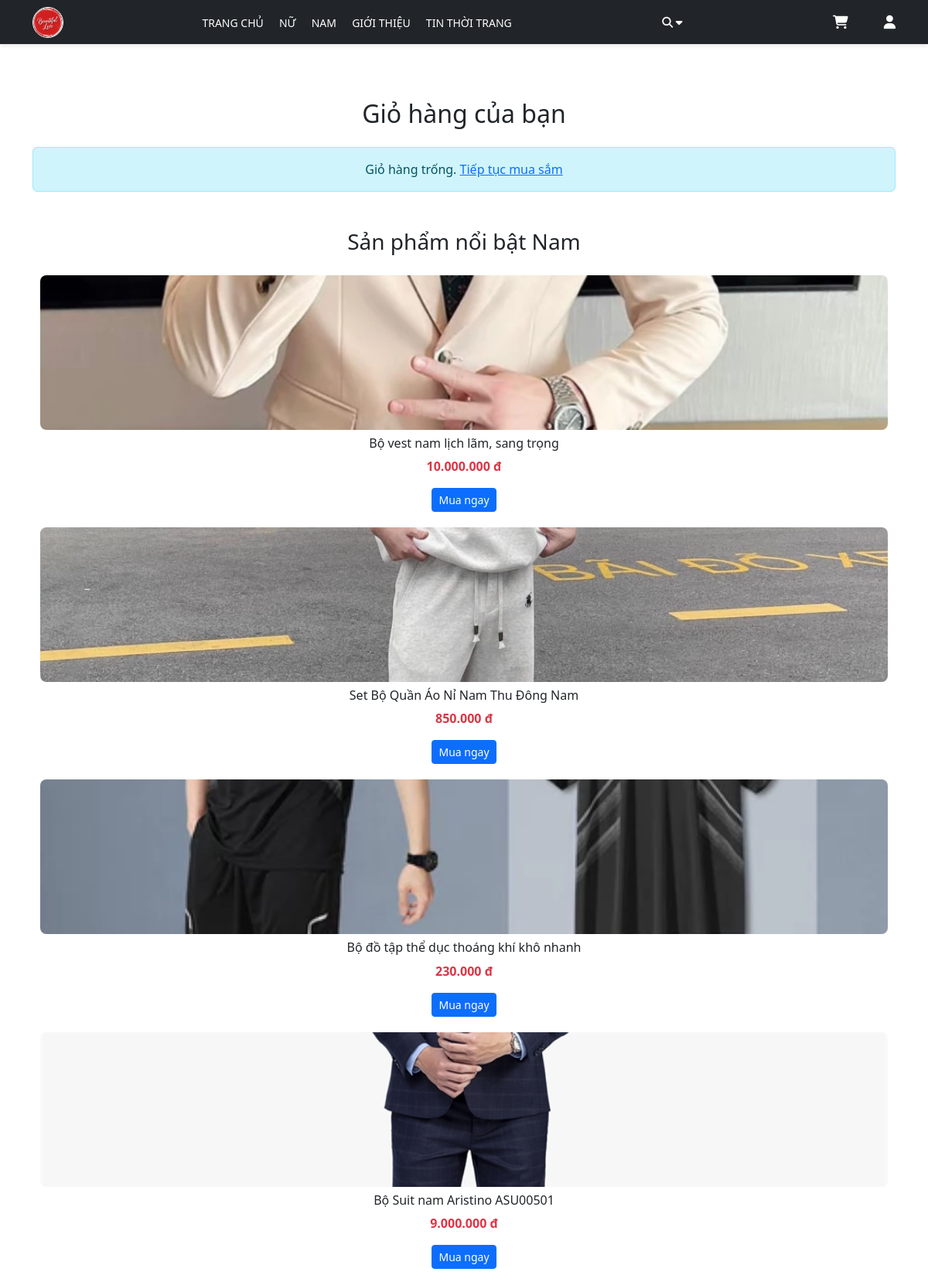
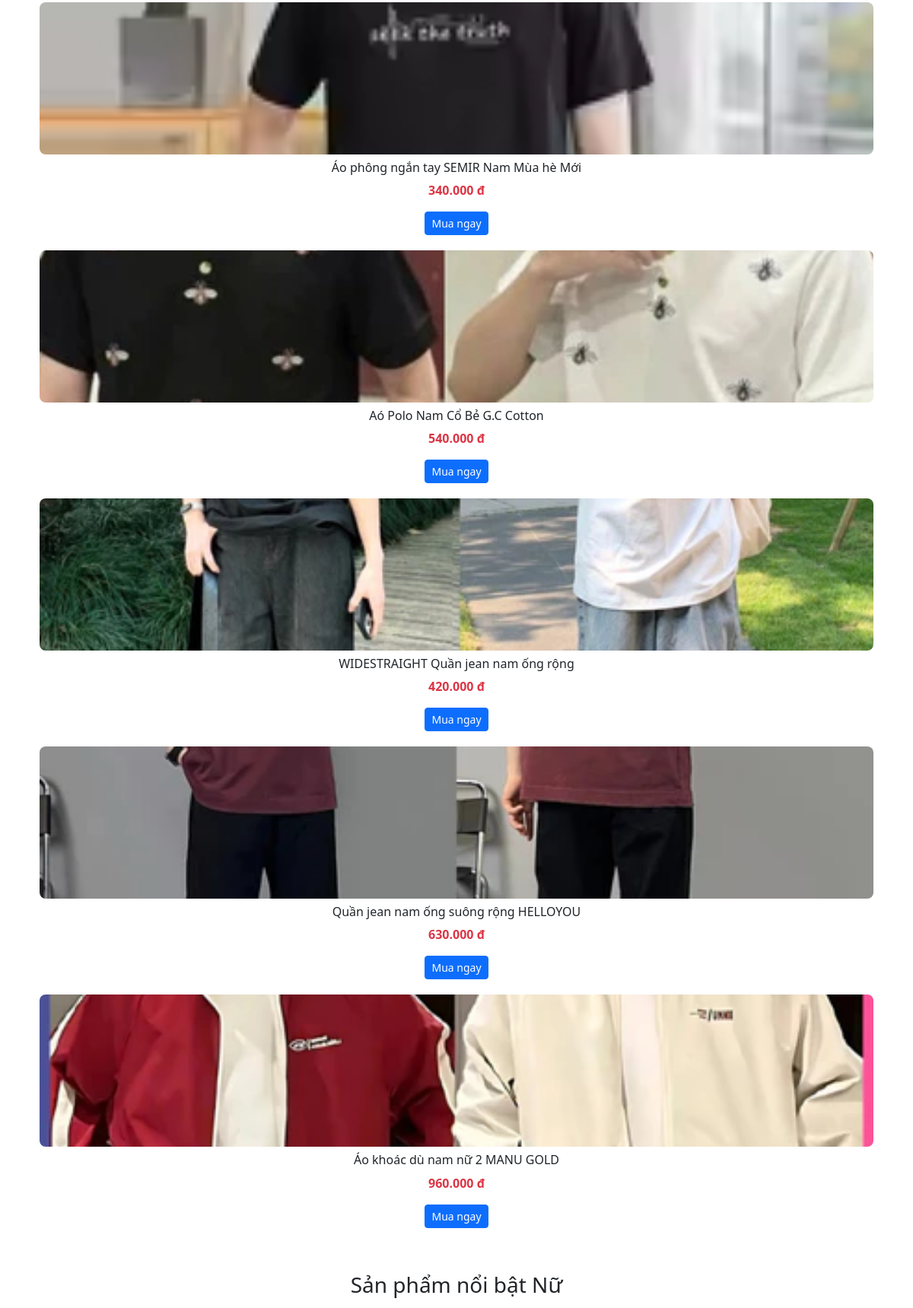
The page /category/cart.php (upper part) on the database its author committed (2 pictures, top to bottom).
### tables this page shows
CREATE TABLE `pd_boy` (
  `img_id` int(11) NOT NULL,
  `img_name` varchar(255) NOT NULL,
  `img_url` varchar(255) NOT NULL,
  `img_price` int(255) NOT NULL,
  `img_caption` text NOT NULL,
  `img_product` int(11) NOT NULL,
  `img_status` enum('good','not') NOT NULL
);

### category/cart.php (the view, shortened to what this page needs)
<?php
include 'connect.php';
?>
<!DOCTYPE html>
<html lang="vi">
<head>
    <link rel="stylesheet" href="https://cdnjs.cloudflare.com/ajax/libs/font-awesome/6.5.2/css/all.min.css">
    <link rel="stylesheet" href="https://cdn.jsdelivr.net/npm/bootstrap@5.3.0/dist/css/bootstrap.min.css">
    <link rel="stylesheet" href="https://cdn.jsdelivr.net/npm/bootstrap-icons@1.11.3/font/bootstrap-icons.css">
    <link rel="stylesheet" href="https://cdn.jsdelivr.net/npm/swiper@9/swiper-bundle.min.css"/>
</head>
<body>
<?php include 'header.php'; ?>
<main style="padding-top: 80px;">
<div class="container mt-5">
    <h2 class="text-center mb-4">Giỏ hàng của bạn</h2>
    <?php if(empty($_SESSION['cart'])): ?>
        <div class="alert alert-info text-center">
            Giỏ hàng trống. <a href="index.php">Tiếp tục mua sắm</a>
        </div>
    <?php endif; ?>
    <h3 class="mb-3 text-center mt-5">Sản phẩm nổi bật Nam</h3>
    <div class="swiper mySwiperMale">
        <div class="swiper-wrapper">
            <?php
            $sql_male = "SELECT * FROM pd_boy WHERE img_status=1";
            $res_male = $conn->query($sql_male);
            if ($res_male && $res_male->num_rows > 0) {
                while($product = $res_male->fetch_assoc()) {
                    echo '<div class="swiper-slide">';
                    echo '<div class="product-hover">';
                    echo '<img src="'.$product['img_url'].'" class="img-fluid mb-2">';
                    echo '<h6>'.htmlspecialchars($product['img_name']).'</h6>';
                    echo '<p class="text-danger"><strong>'.number_format($product['img_price'],0,",",".").' đ</strong></p>';
                    echo '<a href="pay.php?id='.$product['img_id'].'&table=pd_boy" class="btn btn-primary btn-sm">Mua ngay</a>';
                    echo '</div></div>';
                }
            }
            ?>
        </div>
    </div>
    <h3 class="mb-3 text-center mt-5">Sản phẩm nổi bật Nữ</h3>
</div>
</main>
</body>
</html>

### category/cart.php (style rules this page uses)
.product-hover { transition: transform 0.3s, box-shadow 0.3s; border-radius: 8px; background: #fff; padding: 10px; }
.swiper-slide { text-align: center; }
.swiper-slide img { width: 100%; height: 200px; object-fit: cover; border-radius: 8px; }

### rows shown on the page
pd_boy: img_url (picture), img_name "Bộ vest nam lịch lãm, sang trọng", img_price "10.000.000"
pd_boy: img_url (picture), img_name "Set Bộ Quần Áo Nỉ Nam Thu Đông Nam", img_price "850.000"
pd_boy: img_url (picture), img_name "Bộ đồ tập thể dục thoáng khí khô nhanh", img_price "230.000"
pd_boy: img_url (picture), img_name "Bộ Suit nam Aristino ASU00501", img_price "9.000.000"
pd_boy: img_url (picture), img_name "Áo phông ngắn tay SEMIR Nam Mùa hè Mới", img_price "340.000"
pd_boy: img_url (picture), img_name "Aó Polo Nam Cổ Bẻ G.C Cotton", img_price "540.000"
pd_boy: img_url (picture), img_name "WIDESTRAIGHT Quần jean nam ống rộng", img_price "420.000"
pd_boy: img_url (picture), img_name "Quần jean nam ống suông rộng HELLOYOU", img_price "630.000"
pd_boy: img_url (picture), img_name "Áo khoác dù nam nữ 2 MANU GOLD", img_price "960.000"
